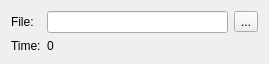
<?xml version="1.0" encoding="UTF-8"?>
<ui version="4.0">
 <class>RecordFileView</class>
 <widget class="QWidget" name="RecordFileView">
  <property name="geometry">
   <rect>
    <x>0</x>
    <y>0</y>
    <width>269</width>
    <height>63</height>
   </rect>
  </property>
  <property name="windowTitle">
   <string>Form</string>
  </property>
  <layout class="QGridLayout" name="gridLayout">
   <item row="0" column="0">
    <widget class="QLabel" name="label">
     <property name="text">
      <string>File:</string>
     </property>
    </widget>
   </item>
   <item row="0" column="1">
    <widget class="QLineEdit" name="lineEditFile"/>
   </item>
   <item row="0" column="2">
    <widget class="QToolButton" name="toolButtonFile">
     <property name="text">
      <string>...</string>
     </property>
    </widget>
   </item>
   <item row="1" column="0">
    <widget class="QLabel" name="label_2">
     <property name="text">
      <string>Time:</string>
     </property>
    </widget>
   </item>
   <item row="1" column="1" colspan="2">
    <widget class="QLabel" name="label_3">
     <property name="text">
      <string>0</string>
     </property>
    </widget>
   </item>
  </layout>
 </widget>
 <resources/>
 <connections>
  <connection>
   <sender>toolButtonFile</sender>
   <signal>clicked()</signal>
   <receiver>RecordFileView</receiver>
   <slot>selectFile()</slot>
   <hints>
    <hint type="sourcelabel">
     <x>249</x>
     <y>19</y>
    </hint>
    <hint type="destinationlabel">
     <x>134</x>
     <y>31</y>
    </hint>
   </hints>
  </connection>
 </connections>
 <slots>
  <slot>selectFile()</slot>
 </slots>
</ui>
